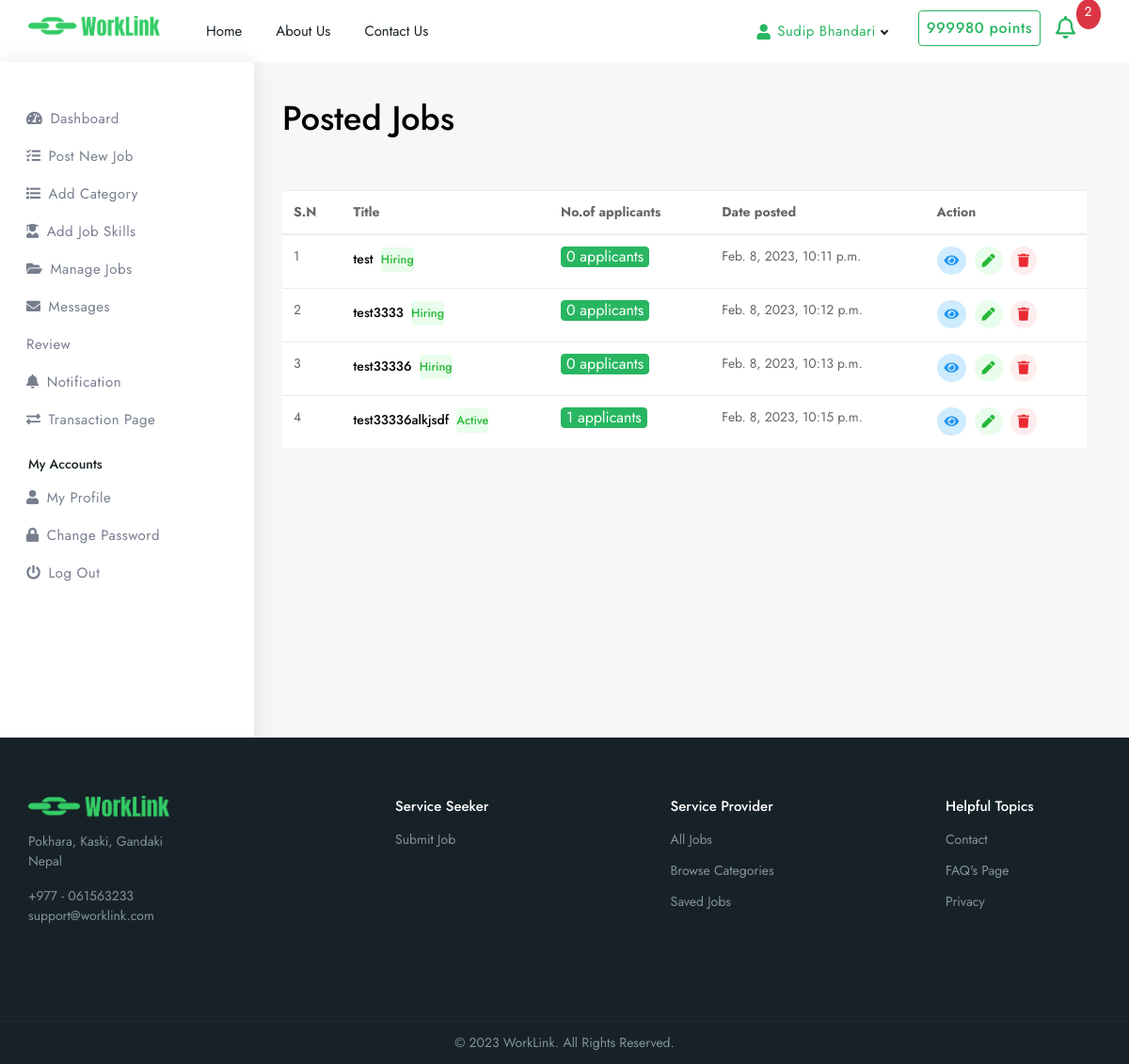
/manage-job/ (signed in), run on the app's committed database.
### account/models.py (models this page shows, shortened)
class User(AbstractUser):
    phone_number = models.CharField(max_length=20, blank=True, null=True)
    ROLES_CHOICES = (
        ('Service Provider', 'Service Provider'),
        ('Service Seeker', 'Service Seeker'),
        ('Admin', 'Admin')
    )
    role = models.CharField(max_length=20, choices = ROLES_CHOICES)
    profession = models.CharField(max_length=100, blank=True)
    USER_STATUS_CHOICES= (
        ('active', 'Active'),
        ('pending', 'Pending'),
        ('suspended', 'Suspended')
    )
    user_status = models.CharField(max_length=20, choices = USER_STATUS_CHOICES, default='pending')
    GENDER_CHOICES= (
        ('male', 'Male'),
        ('female', 'Female'),
        ('other', 'Do not specify')
    )
    gender = models.CharField(max_length=20, choices= GENDER_CHOICES, blank=True)
    avatar = models.ImageField(upload_to='avatar/', default='avatar/default.webp', blank=True)
    experience = models.IntegerField(default=0, help_text="Duration in years", blank=True)
    address = models.CharField(max_length=100, blank=True)
    identity_proof = models.ImageField(upload_to='identity_proof/', blank=True)
    REQUIRED_FIELDS=[]
    objects = UserManager()

class Points(models.Model):
    user = models.OneToOneField(User, on_delete=models.CASCADE, related_name='points')
    points = models.IntegerField(default='100')
    remarks = models.CharField(max_length=200, blank=True, default="New user points")
    updated_on= models.DateTimeField(auto_now=True)
    class Meta:
        verbose_name_plural = "Points"

### services/models.py (models this page shows, shortened)
class Services(models.Model):
    title = models.CharField(max_length=100)
    description = models.TextField()
    amount = models.IntegerField(default='0', help_text="Enter amount in rupees")
    duration= models.IntegerField(default='1', help_text="Enter time in days")
    STATUS=(
        ('active', 'Active'),
        ('completed', 'Completed'),
        ('hiring', 'Hiring')
    )
    status = models.CharField(max_length=100, choices=STATUS, default='hiring')
    category = models.ManyToManyField(Category, blank=True)
    skills =models.ManyToManyField(JobSkills, blank=True)
    vacancy = models.IntegerField(help_text="Enter number of vacancies", default='1')
    posted_by= models.ForeignKey(User, on_delete=models.CASCADE, related_name='services', null=True)
    location =models.CharField(max_length=200)
    image = models.ImageField(upload_to='services/')
    created_at = models.DateTimeField(auto_now_add=True)
    updated_at = models.DateTimeField(auto_now=True)
    class Meta:
        verbose_name_plural = 'Services'
    @property
    def no_of_applications(self):
        return self.services.all().count()

### services/views.py (the view)
# urls.py: path('manage-job/', views.manage_job, name="manage-job"),
@ login_required(login_url='/auth/login/')
def manage_job(request):
    applied_jobs = JobApplications.objects.filter(user=request.user)
    posted_jobs = Services.objects.filter(posted_by=request.user)
    template_name='services/manage-job.html'
    context={
        'applied_jobs': applied_jobs,
        'posted_jobs': posted_jobs,
    }
    return render(request, template_name, context)

### services/templates/services/manage-job.html (shortened to what this page needs)
{% extends 'base.html' %}
{% load static %}
{% block content %}
<div class="dashboard-wrap bg-light">
    {% include 'services/includes/sidebar.html' %}
    <div class="dashboard-content">
        <div class="dashboard-tlbar d-block mb-5">
            <div class="row">
                <div class="colxl-12 col-lg-12 col-md-12">
                    <h1 class="ft-medium">
                        {% if request.user.role == 'Service Provider' %}Applied Jobs
                        {% else %}
                        Posted Jobs
                        {% endif %}
                    </h1>
                </div>
            </div>
        </div>
        <div class="dashboard-widg-bar d-block">
            <div class="row">
                <div class="col-xl-12 col-lg-12 col-md-12">
                    {% if request.user.role == 'Service Provider' %}
                    {% include 'services/jobs-applied.html' %}
                    {% else %}
                    {% include 'services/jobs-posted.html' %}
                    {% endif %}
                </div>
            </div>
        </div>
    </div>
</div>
{% endblock content %}

### templates/includes/header.html (shortened to what this page needs)
{% load static %}
<div class="header header-light dark-text">
  <div class="container">
    <nav id="navigation" class="navigation navigation-landscape">
      <div class="nav-header">
        <a class="nav-brand" href="{% url 'home-page' %}">
          <img src="{% static 'img/logo.png' %}" class="logo" alt="" />
        </a>
      </div>
      <div class="nav-menus-wrapper" style="transition-property: none">
        <ul class="nav-menu">
          <li><a href="{% url 'home-page' %}">Home</a></li>
          <li><a href="{% url 'about-us' %}">About Us</a></li>
          <li><a href="{% url 'contact-us' %}">Contact Us</a></li>
        </ul>
        <ul class="nav-menu nav-menu-social align-to-right">
          <li>
            {% if request.user.is_authenticated %}
            <a href="#" class="worklink-theme ft-medium">
              <i class="fa fa-user"></i> {{ request.user.get_full_name}}
            </a>
            <p class="btn btn-outline-primary ft-medium rounded p-2 ml-3">
              {{request.user.points.points}} points
            </p>
            <li class="ml-3">
              <div class="dropdown d-flex">
                <a class="fas fa-bell worklink-theme ft-medium"
                  type="button"
                  id="dropdownMenuButton"
                  data-toggle="dropdown"
                  aria-haspopup="true"
                  aria-expanded="false"
                  style="font-size: 24px"
                  >
                </a>
              <p class="fs-sm rounded-circle border border-danger px-2 bg-danger text-white" style="margin-top:-18px">2</p>
              </div>
            </li>
            {% endif %}
          </li>
        </ul>
      </div>
    </nav>
  </div>
</div>

### services/templates/services/jobs-posted.html
<div class="mb-4 tbl-lg rounded overflow-hidden">
    <div class="table-responsive bg-white">
        <table class="table">
            <thead class="thead-dark">
                <tr>
                    <th scope="col">S.N</th>
                    <th scope="col">Title</th>
                    <th scope="col">No.of applicants</th>
                    <th scope="col">Date posted</th>
                    <th scope="col">Action</th>
                </tr>
            </thead>
            <tbody>
                {% for job in posted_jobs %}
                <tr>
                    <td>{{forloop.counter}}</td>
                    <td>
                        <div class="dash-title">
                            <h4 class="mb-0 ft-medium fs-sm">{{job.title}}
                                <span class="medium worklink-theme rounded text-success bg-light-success ml-1 py-1">{{job.status|capfirst}}</span>
                            </h4>
                        </div>
                    </td>
                    <td><p class="fs-md btn btn-primary rounded p-0">&nbsp;{{job.no_of_applications}} applicants&nbsp;</p></td>
                    <td>{{job.created_at}}</td>
                    <td>
                        <div class="dash-action">
                            <a href="{% url 'manage-applicant' job.id %}" class="p-2 circle text-info bg-light-info d-inline-flex align-items-center justify-content-center mr-1"><i class="fas fa-eye"></i></a>
                            <a href="{% url 'post-job' job.id %}" class="p-2 circle text-success bg-light-success d-inline-flex align-items-center justify-content-center"><i class="fas fa-pen"></i></a>
                            <a href="{% url 'delete-job' job.id%}" class="p-2 circle text-danger bg-light-danger d-inline-flex align-items-center justify-content-center ml-1"><i class="fas fa-trash"></i></a>
                        </div>
                    </td>
                </tr>
                {% endfor %}
            </tbody>
        </table>
    </div>
</div>

### data on the page
User: user.get_full_name "Sudip Bhandari", user.points.points "999980"
Services: title "test", status "Hiring", no_of_applications "0", created_at "Feb. 8, 2023, 10:11 p.m."
Services: title "test3333", status "Hiring", no_of_applications "0", created_at "Feb. 8, 2023, 10:12 p.m."
Services: title "test33336", status "Hiring", no_of_applications "0", created_at "Feb. 8, 2023, 10:13 p.m."
Services: title "test33336alkjsdf", status "Active", no_of_applications "1", created_at "Feb. 8, 2023, 10:15 p.m."
